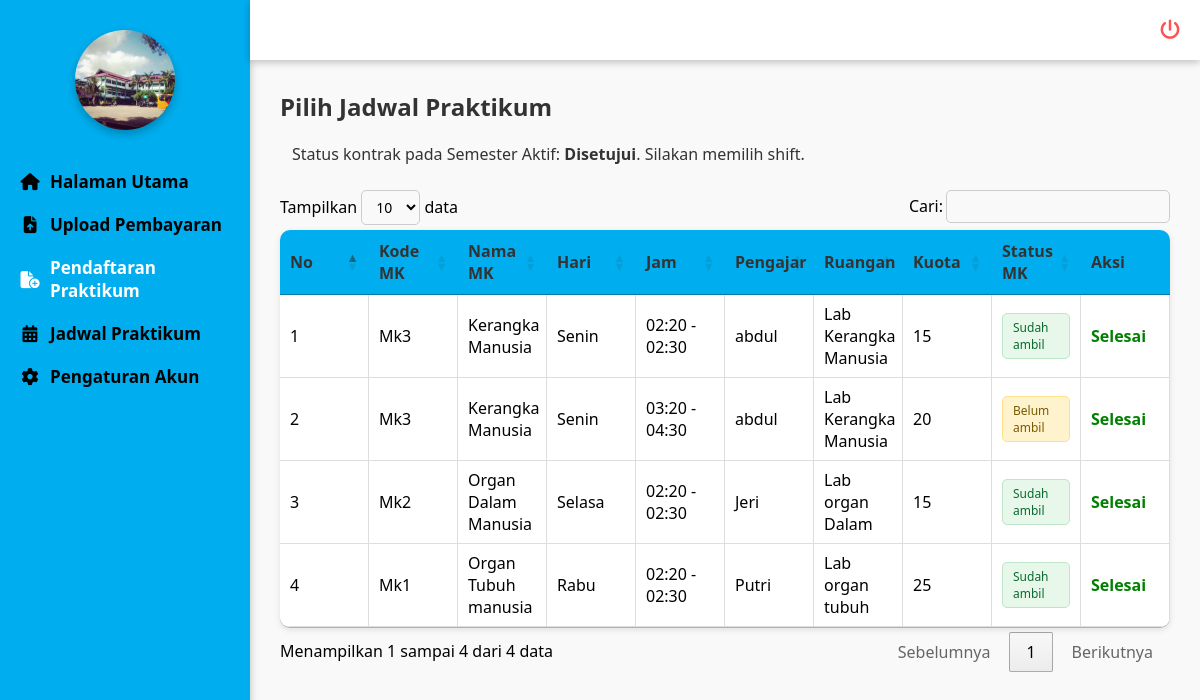
/mahasiswa/pendaftaran/pendaftaran.php (signed in), run on an earlier commit of the app's database.
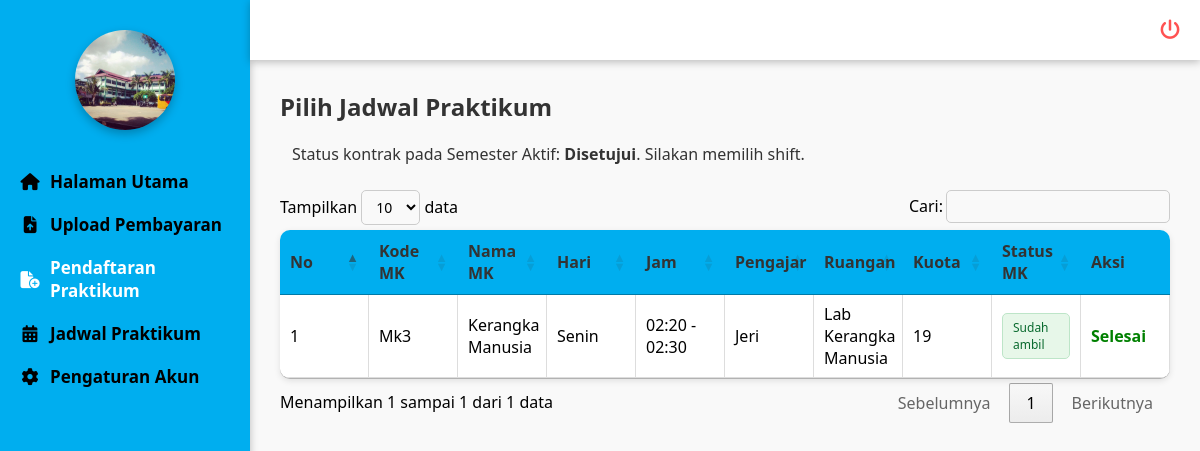
And on a later commit of the database.
### tables this page shows
CREATE TABLE `jadwal_praktikum` (
  `id` int NOT NULL,
  `id_mk` int NOT NULL,
  `id_dosen` int NOT NULL,
  `id_ruangan` int NOT NULL,
  `id_semester` int NOT NULL,
  `hari` enum('Senin','Selasa','Rabu','Kamis','Jumat','Sabtu','Minggu') NOT NULL,
  `jam_mulai` time NOT NULL,
  `jam_selesai` time NOT NULL,
  `kuota` int NOT NULL,
  `kuota_awal` int DEFAULT NULL,
  `peserta` int NOT NULL DEFAULT '0'
);

CREATE TABLE `matakuliah_praktikum` (
  `id` int NOT NULL,
  `kode_mk` varchar(20) NOT NULL,
  `nama_mk` varchar(100) NOT NULL,
  `sks` int NOT NULL,
  `semester` varchar(10) NOT NULL,
  `id_semester` int DEFAULT NULL,
  `modul` varchar(255) DEFAULT NULL
);

CREATE TABLE `dosen` (
  `id` int NOT NULL,
  `nidn` varchar(20) NOT NULL,
  `nama` varchar(100) NOT NULL,
  `prodi` enum('Farmasi','Analis Kesehatan') NOT NULL,
  `jenis_kelamin` enum('Laki-laki','Perempuan') NOT NULL,
  `alamat` varchar(255) DEFAULT NULL,
  `no_hp` varchar(20) DEFAULT NULL,
  `user_id` int DEFAULT NULL
);

CREATE TABLE `ruangan` (
  `id` int NOT NULL,
  `kode_ruangan` varchar(20) NOT NULL,
  `nama_ruangan` varchar(100) NOT NULL,
  `kapasitas` int NOT NULL,
  `lokasi` varchar(100) NOT NULL
);

### mahasiswa/pendaftaran/pendaftaran.php (the view, shortened to what the changed rows need)
<?php
include '../../koneksi/sidebarmhs.php';
include '../../koneksi/koneksi.php';
function e($v){ return htmlspecialchars((string)($v ?? ''), ENT_QUOTES, 'UTF-8'); }
$id_mahasiswa = (int)($_SESSION['mhs_id'] ?? 0);
$qSem = mysqli_query($conn, "SELECT id, nama_semester, tahun_ajaran FROM semester WHERE status='Aktif' LIMIT 1");
$semAktif = mysqli_fetch_assoc($qSem);
$id_semester = $semAktif['id'] ?? null;
$kontrak = null;
if ($id_semester){
    $qKon = mysqli_query($conn, "
        SELECT id, status, mk_dikontrak
        FROM kontrak_mk
        WHERE id_mahasiswa='$id_mahasiswa' AND id_semester='$id_semester'
        ORDER BY id DESC LIMIT 1
    ");
    $kontrak = mysqli_fetch_assoc($qKon);
}
$status_bayar = $kontrak['status'] ?? null;
$mk_list_raw = [];
if (!empty($kontrak['mk_dikontrak'])) {
    foreach(explode(',', $kontrak['mk_dikontrak']) as $n){
        $n = trim($n);
        if($n!=='') $mk_list_raw[] = $n;
    }
}
$mk_sudah_dipilih = [];
$jadwal_sudah_diambil = [];
if ($id_semester){
    $qSudah = mysqli_query($conn, "
        SELECT id_mk, id_jadwal
        FROM pilihan_jadwal
        WHERE id_mahasiswa='$id_mahasiswa' AND id_semester='$id_semester'
    ");
    while($r = mysqli_fetch_assoc($qSudah)){
        $mk_sudah_dipilih[(int)$r['id_mk']] = true;
        $jadwal_sudah_diambil[(int)$r['id_jadwal']] = true;
    }
}
?>
<!doctype html>
<html>
<head>
  <link rel="stylesheet" href="https://cdn.datatables.net/1.13.6/css/jquery.dataTables.min.css">
  <link rel="stylesheet" href="https://cdnjs.cloudflare.com/ajax/libs/font-awesome/6.5.0/css/all.min.css">
</head>
<body>
  <div class="konten_utama">
    <h2>Pilih Jadwal Praktikum</h2>
    <?php if(!$id_semester): ?>
    <div class="kotak_info info_peringatan">Belum ada <b>Semester</b> berstatus <b>Aktif</b>. Pemilihan jadwal
      dinonaktifkan.</div>
    <?php elseif(!$kontrak): ?>
    <div class="kotak_info info_peringatan">Anda belum mengirim kontrak/bukti bayar untuk Semester ini.</div>
    <?php elseif($status_bayar === 'Ditolak'): ?>
    <div class="kotak_info info_gagal">Status kontrak pada Semester Aktif: <b>Ditolak</b>. Silakan perbaiki pengajuan
      kontrak.</div>
    <?php elseif($status_bayar === 'Menunggu'): ?>
    <div class="kotak_info info_peringatan">Status kontrak pada Semester Aktif: <b>Menunggu</b>. Pemilihan jadwal akan
      aktif setelah <b>Disetujui</b>.</div>
    <?php else: ?>
    <div class="kotak_info info_sukses">Status kontrak pada Semester Aktif: <b>Disetujui</b>. Silakan memilih shift.
    </div>
    <?php endif; ?>
    <table id="tabel-jadwal" class="tabel_data">
      <thead>
        <tr>
          <th>No</th>
          <th>Kode MK</th>
          <th>Nama MK</th>
          <th>Hari</th>
          <th>Jam</th>
          <th>Pengajar</th>
          <th>Ruangan</th>
          <th>Kuota</th>
          <th>Status MK</th>
          <th>Aksi</th>
        </tr>
      </thead>
      <tbody>
        <?php
$no=1;
$boleh_tampil = $id_semester && $kontrak && $status_bayar === 'Disetujui';
if ($boleh_tampil && count($mk_list_raw) > 0){
    $escaped = [];
    foreach($mk_list_raw as $nm){
        $escaped[] = "'" . mysqli_real_escape_string($conn, $nm) . "'";
    }
    $mk_in_sql = implode(',', $escaped);
    $sql = "
        SELECT jp.*, mk.kode_mk, mk.nama_mk, d.nama as pengajar, r.nama_ruangan
        FROM jadwal_praktikum jp
        LEFT JOIN matakuliah_praktikum mk ON jp.id_mk = mk.id
        LEFT JOIN dosen d ON jp.id_dosen = d.id
        LEFT JOIN ruangan r ON jp.id_ruangan = r.id
        WHERE jp.id_semester = '$id_semester'
          AND mk.nama_mk IN ($mk_in_sql)
          AND jp.kuota > 0
        ORDER BY mk.nama_mk ASC,
                 FIELD(jp.hari,'Senin','Selasa','Rabu','Kamis','Jumat','Sabtu','Minggu'),
                 jp.jam_mulai ASC
    ";
    $q = mysqli_query($conn, $sql);
    while($row = mysqli_fetch_assoc($q)){
        $jam = date('H:i', strtotime($row['jam_mulai'])) . ' - ' . date('H:i', strtotime($row['jam_selesai']));
        $mk_id = (int)$row['id_mk'];
        $id_jadwal_baris = (int)$row['id'];
        $sudah_ambil_jadwal = isset($jadwal_sudah_diambil[$id_jadwal_baris]);
        $sudah_ambil_mk = isset($mk_sudah_dipilih[$mk_id]);
        ?>
        <tr>
          <td data-label="No"><?= $no++; ?></td>
          <td data-label="Kode MK"><?= e($row['kode_mk']); ?></td>
          <td data-label="Nama MK"><?= e($row['nama_mk']); ?></td>
          <td data-label="Hari"><?= e($row['hari']); ?></td>
          <td data-label="Jam"><?= e($jam); ?></td>
          <td data-label="Pengajar"><?= e($row['pengajar']); ?></td>
          <td data-label="Ruangan"><?= e($row['nama_ruangan']); ?></td>
          <td data-label="Kuota"><?= e($row['kuota']); ?></td>
          <td data-label="Status MK">
            <?php if($sudah_ambil_jadwal): ?>
            <span class="lencana lencana_sukses">Sudah ambil</span>
            <?php else: ?>
            <span class="lencana lencana_peringatan">Belum ambil</span>
            <?php endif; ?>
          </td>
          <td data-label="Aksi">
            <?php if($sudah_ambil_jadwal || $sudah_ambil_mk): ?>
            <span style="color:green; font-weight:bold;">Selesai</span>
            <?php else: ?>
            <button class="tombol_umum tombol_tambah" onclick="pilihJadwal(<?= (int)$row['id']; ?>)">
              <i class="fa-solid fa-check"></i> Pilih
            </button>
            <?php endif; ?>
          </td>
        </tr>
        <?php
    }
}
?>
      </tbody>
    </table>
  </div>
</body>
</html>

What changed in the data, as far as the page shows it:
removed jadwal_praktikum: id_mk.kode_mk "Mk3", id_mk.nama_mk "Kerangka Manusia", hari "Senin", jam "02:20 - 02:30", id_dosen.nama "abdul", id_ruangan.nama_ruangan "Lab Kerangka Manusia", kuota "15", shows "Sudah ambil", shows "Selesai"
removed jadwal_praktikum: id_mk.kode_mk "Mk3", id_mk.nama_mk "Kerangka Manusia", hari "Senin", jam "03:20 - 04:30", id_dosen.nama "abdul", id_ruangan.nama_ruangan "Lab Kerangka Manusia", kuota "20", shows "Belum ambil", shows "Selesai"
removed jadwal_praktikum: id_mk.kode_mk "Mk2", id_mk.nama_mk "Organ Dalam Manusia", hari "Selasa", jam "02:20 - 02:30", id_dosen.nama "Jeri", id_ruangan.nama_ruangan "Lab organ Dalam", kuota "15", shows "Sudah ambil", shows "Selesai"
removed jadwal_praktikum: id_mk.kode_mk "Mk1", id_mk.nama_mk "Organ Tubuh manusia", hari "Rabu", jam "02:20 - 02:30", id_dosen.nama "Putri", id_ruangan.nama_ruangan "Lab organ tubuh", kuota "25", shows "Sudah ambil", shows "Selesai"
added jadwal_praktikum: id_mk.kode_mk "Mk3", id_mk.nama_mk "Kerangka Manusia", hari "Senin", jam "02:20 - 02:30", id_dosen.nama "Jeri", id_ruangan.nama_ruangan "Lab Kerangka Manusia", kuota "19", shows "Sudah ambil", shows "Selesai"
Also different on the page:
text written by a page script: "Tampilkan data Cari: Menampilkan 1 sampai 4 dari 4 data Sebelumnya 1 Berikutnya" → "Tampilkan data Cari: Menampilkan 1 sampai 1 dari 1 data Sebelumnya 1 Berikutnya"
